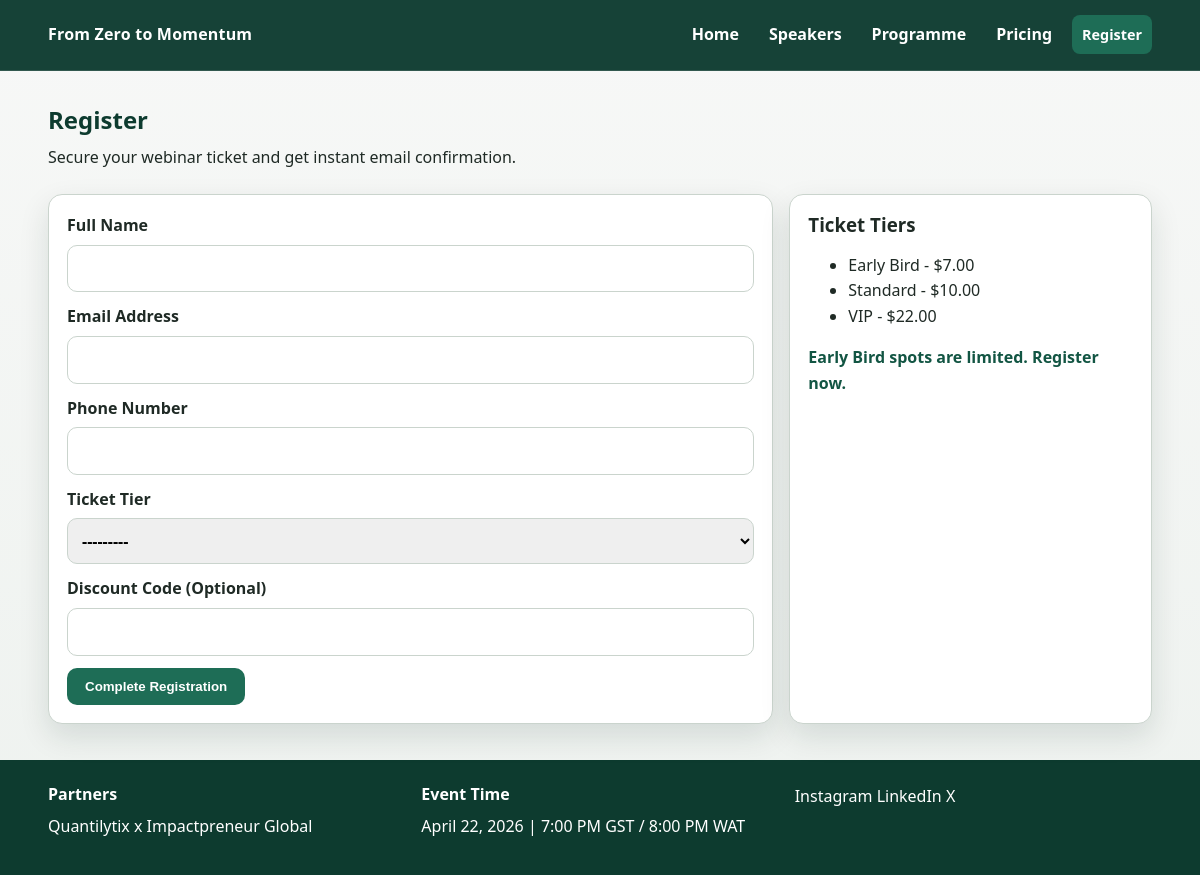
Screenshot of /register/ with the database file from the repository.
### core/models.py (models this page shows)
class TicketTier(models.Model):
    code = models.CharField(max_length=30, unique=True)
    name = models.CharField(max_length=80)
    price = models.DecimalField(max_digits=8, decimal_places=2)
    description = models.TextField(blank=True)
    features = models.TextField(blank=True, help_text='One feature per line.')
    is_highlighted = models.BooleanField(default=False)
    active = models.BooleanField(default=True)
    class Meta:
        ordering = ['price']
    def __str__(self) -> str:
        return f'{self.name} (${self.price})'

### core/views.py (the view)
# urls.py: path('register/', views.register, name='register'),
def register(request):
    if request.method == 'POST':
        form = RegistrationForm(request.POST)
        if form.is_valid():
            reg = form.save()
            send_registration_confirmation(reg)
            messages.success(request, 'Registration successful. Confirmation email has been sent.')
            return redirect('registration_success', registration_id=reg.id)
    else:
        form = RegistrationForm()
    context = {
        **global_context(),
        'form': form,
        'tiers': TicketTier.objects.filter(active=True),
    }
    return render(request, 'core/register.html', context)

### core/forms.py (shortened to what this page needs)
class RegistrationForm(forms.ModelForm):
    discount_code_text = forms.CharField(max_length=50, required=False)
    class Meta:
        model = Registration
        fields = ['full_name', 'email', 'phone_number', 'ticket_tier']

### core/views.py (called while the page is built)
def global_context():
    return {
        'event_title': 'From Zero to Momentum: Mastering Personal Development & Entrepreneurship the African Way',
        'event_hosts': 'Quantilytix x Impactpreneur Global',
        'event_datetime': 'April 22, 2026 | 7:00 PM GST / 8:00 PM WAT',
        'event_start_iso': settings.EVENT_START_ISO,
        'sponsors': Sponsor.objects.filter(active=True),
    }

### templates/core/register.html (shortened to what this page needs)
{% extends 'base.html' %}
{% block content %}
<section class="container page-head">
    <h1>Register</h1>
    <p>Secure your webinar ticket and get instant email confirmation.</p>
</section>
<section class="container form-wrap">
    <form method="post" class="reg-form">
        <label>Full Name {{ form.full_name }}</label>
        <label>Email Address {{ form.email }}</label>
        <label>Phone Number {{ form.phone_number }}</label>
        <label>Ticket Tier {{ form.ticket_tier }}</label>
        <label>Discount Code (Optional) {{ form.discount_code_text }}</label>
        <button type="submit" class="btn pulse">Complete Registration</button>
    </form>
    <aside class="pricing-note">
        <h3>Ticket Tiers</h3>
        <ul>
            {% for tier in tiers %}
            <li>{{ tier.name }} - ${{ tier.price }}</li>
            {% endfor %}
        </ul>
        <p class="urgency">Early Bird spots are limited. Register now.</p>
    </aside>
</section>
{% endblock %}

### static/css/styles.css (style rules this page uses)
:root { --green-900: #0d3b2f; --green-800: #125543; --green-700: #1e6d56; --green-500: #2f8f6d; --green-100: #e7f5ef; --gold-500: #c9a227; --stone-50: #f7f8f7; --stone-100: #eef2ef; --stone-300: #cad4cd; --ink: #1f2a25; --white: #ffffff; --radius: 14px; --shadow: 0 12px 30px rgba(9, 42, 32, 0.12); }
* { box-sizing: border-box; }
html, body { margin: 0; padding: 0; }
body { font-family: "Segoe UI", "Helvetica Neue", Arial, sans-serif; color: var(--ink); background: linear-gradient(180deg, var(--stone-50), var(--stone-100)); line-height: 1.6; }
h1, h2, h3, h4 { margin: 0 0 10px; line-height: 1.25; }
p { margin: 0 0 12px; }
.container { width: min(1120px, 92%); margin: 0 auto; }
.btn { border: 0; border-radius: 10px; padding: 11px 18px; text-decoration: none; cursor: pointer; background: var(--green-700); color: var(--white); font-weight: 700; transition: transform 0.18s ease, background 0.2s ease; }
.pulse { box-shadow: 0 0 0 rgba(255, 255, 255, 0); animation: pulse 1.8s infinite; }
.page-head { padding: 34px 0 12px; }
.page-head h1 { color: var(--green-900); }
.form-wrap { display: grid; grid-template-columns: 2fr 1fr; gap: 16px; margin-bottom: 36px; }
.reg-form, .playbook-form, .pricing-note, .filter-form { background: var(--white); border: 1px solid var(--stone-300); border-radius: var(--radius); box-shadow: var(--shadow); padding: 18px; }
label { display: block; margin-bottom: 12px; font-weight: 700; }
input, select, textarea { width: 100%; margin-top: 6px; border-radius: 10px; border: 1px solid var(--stone-300); padding: 10px; font: inherit; }
.urgency { color: var(--green-800); font-weight: 700; }

### rows the page displays
TicketTier: name "Early Bird", price "7.00"
TicketTier: name "Standard", price "10.00"
TicketTier: name "VIP", price "22.00"

### other values shown
{{ event_hosts }} "Quantilytix x Impactpreneur Global"
{{ event_datetime }} "April 22, 2026 | 7:00 PM GST / 8:00 PM WAT"
